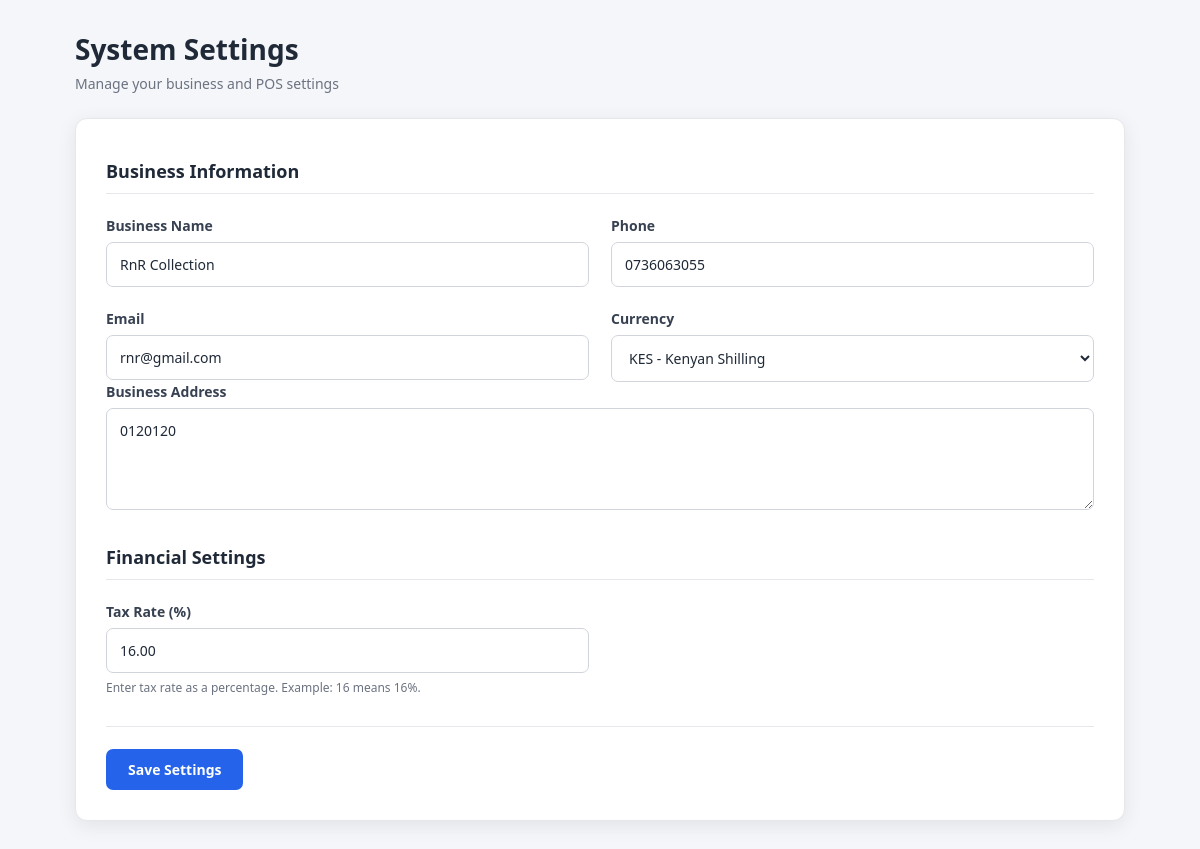
The app's page /admin/settings/index.php (signed in) with its own data.
### tables this page shows
CREATE TABLE `settings` (
  `id` int(11) NOT NULL AUTO_INCREMENT,
  `business_name` varchar(150) NOT NULL,
  `phone` varchar(30) DEFAULT NULL,
  `email` varchar(100) DEFAULT NULL,
  `address` varchar(255) DEFAULT NULL,
  `currency` varchar(10) DEFAULT 'KES',
  `tax_rate` decimal(5,2) DEFAULT 16.00,
  `logo` varchar(255) DEFAULT NULL,
  PRIMARY KEY (`id`)
);

### admin/settings/index.php (the view, shortened to what this page needs)
<?php
require_once "../../config/database.php";
$settingsQuery = mysqli_query(
    $conn,
    "SELECT *
     FROM settings
     ORDER BY id ASC
     LIMIT 1"
);
$settings = mysqli_fetch_assoc($settingsQuery);
$business_name = $settings['business_name'] ?? '';
$phone         = $settings['phone'] ?? '';
$email         = $settings['email'] ?? '';
$address       = $settings['address'] ?? '';
$currency      = $settings['currency'] ?? 'KES';
$tax_rate      = $settings['tax_rate'] ?? '16.00';
?>
<!DOCTYPE html>
<html lang="en">
<head>
<link
    rel="stylesheet"
    href="../../assets/css/style.css"
>
<link
    rel="stylesheet"
    href="../../assets/css/users.css"
>
</head>
<body>
<div class="users-container">
<div class="users-header">
    <div>
        <h1>
            System Settings
        </h1>
        <p>
            Manage your business and POS settings
        </p>
    </div>
</div>
<div class="user-form-card">
<form method="POST">
<h3 class="settings-section-title">
    Business Information
</h3>
<div class="form-grid">
<div class="form-group">
<label>
Business Name
</label>
<input
    type="text"
    name="business_name"
    value="<?= htmlspecialchars($business_name); ?>"
    placeholder="Enter business name"
    required
>
</div>
<div class="form-group">
<label>
Phone
</label>
<input
    type="text"
    name="phone"
    value="<?= htmlspecialchars($phone); ?>"
    placeholder="Enter business phone"
>
</div>
<div class="form-group">
<label>
Email
</label>
<input
    type="email"
    name="email"
    value="<?= htmlspecialchars($email); ?>"
    placeholder="Enter business email"
>
</div>
<div class="form-group">
<label>
Currency
</label>
<select name="currency" required>
<option
    value="KES"
    <?= $currency === 'KES' ? 'selected' : ''; ?>
>
    KES - Kenyan Shilling
</option>
</select>
</div>
</div>
<div class="form-group">
<label>
Business Address
</label>
<textarea
    name="address"
    rows="4"
    placeholder="Enter business address"
><?= htmlspecialchars($address); ?></textarea>
</div>
<h3 class="settings-section-title">
    Financial Settings
</h3>
<div class="form-grid">
<div class="form-group">
<label>
Tax Rate (%)
</label>
<input
    type="number"
    name="tax_rate"
    value="<?= htmlspecialchars($tax_rate); ?>"
    min="0"
    max="100"
    step="0.01"
    placeholder="16.00"
>
<small class="settings-help">
    Enter tax rate as a percentage.
    Example: 16 means 16%.
</small>
</div>
</div>
<div class="form-actions">
<button
    type="submit"
    name="save_settings"
    class="save-btn"
>
    Save Settings
</button>
</div>
</form>
</div>
</div>
</body>
</html>

### assets/css/style.css (style rules this page uses)
* { margin:0; padding:0; box-sizing:border-box; font-family:Segoe UI, Arial, sans-serif; }
body { background:#f4f6f9; }

### assets/css/users.css (style rules this page uses)
.users-container { max-width: 1100px; margin: 30px auto; padding: 0 25px 40px; }
.users-header { display: flex; justify-content: space-between; align-items: center; gap: 20px; margin-bottom: 25px; }
.users-header h1 { margin: 0; font-size: 28px; color: #1f2937; }
.users-header p { margin: 6px 0 0; color: #6b7280; font-size: 14px; }
.user-form-card { background: #ffffff; border-radius: 12px; padding: 30px; box-shadow: 0 5px 20px rgba(0, 0, 0, 0.08); border: 1px solid #e5e7eb; }
.form-grid { display: grid; grid-template-columns: repeat(2, 1fr); gap: 22px; }
.form-group { display: flex; flex-direction: column; }
.form-group label { margin-bottom: 7px; font-size: 14px; font-weight: 600; color: #374151; }
.form-group input, .form-group select { width: 100%; box-sizing: border-box; padding: 12px 13px; border: 1px solid #d1d5db; border-radius: 7px; background: #ffffff; color: #1f2937; font-size: 14px; transition: 0.2s ease; }
.form-group input::placeholder { color: #9ca3af; }
.form-actions { display: flex; align-items: center; gap: 12px; margin-top: 30px; padding-top: 22px; border-top: 1px solid #e5e7eb; }
.save-btn { border: none; padding: 11px 22px; border-radius: 7px; background: #2563eb; color: #ffffff; font-size: 14px; font-weight: 600; cursor: pointer; transition: 0.2s ease; }
.settings-section-title { margin: 10px 0 22px; padding-bottom: 10px; border-bottom: 1px solid #e5e7eb; color: #1f2937; font-size: 18px; }
.settings-section-title:not(:first-child) { margin-top: 35px; }
.form-group textarea { width: 100%; box-sizing: border-box; padding: 12px 13px; border: 1px solid #d1d5db; border-radius: 7px; background: #ffffff; color: #1f2937; font-size: 14px; font-family: inherit; resize: vertical; transition: 0.2s ease; }
.settings-help { margin-top: 6px; color: #6b7280; font-size: 12px; }

### records on screen
settings: business_name "RnR Collection", phone "0736063055", email "rnr@gmail.com", currency "KES - Kenyan Shilling", address "0120120", tax_rate "16.00"
